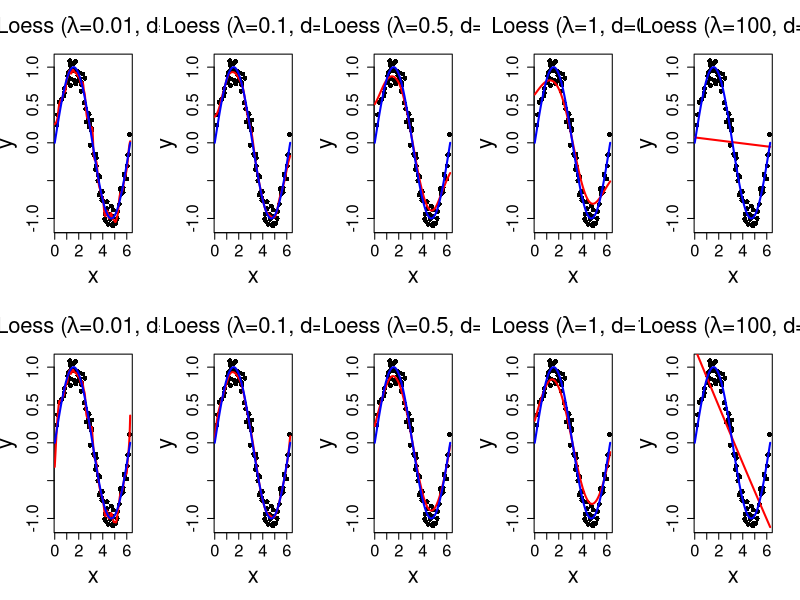

Write the R code that produced this figure.
###################################################################
######################  Assignment 3: Loess  ######################
###################################################################
#####  Doug Raffle
#####  Fall 2014
#####  STAT 745 - Data Mining 

#### Create functions for performing loess with and for d=0 and d=1
loess0<-function(x0,x,y,kern,lam){
  x=as.matrix(x)
  p=dim(x)[2]
  n=dim(x)[1]
  dis=rep(0,n)
  for(i in 1:p) dis <- (x0[i]-x[,i])^2 + dis
  sum(kern(dis, lam)*y)/sum(kern(dis, lam))
}

loess1<-function(x0,x,y,kern,lam){
  x=as.matrix(x)
  p=dim(x)[2]
  n=dim(x)[1]
  dis=rep(0,n)
  for(i in 1:p) dis= (x0[i]-x[,i])^2+dis
  k.lam <- kern(dis, lam)
  theta.0 <- ((sum(x^2 * k.lam)*sum(k.lam*y) - sum(x*k.lam)*sum(x*y*k.lam))/
             (sum(k.lam)*sum(x^2*k.lam) - (sum(x*k.lam))^2))
  theta.1 <- (sum(x*y*k.lam) - theta.0*sum(x*k.lam))/sum(x^2*k.lam)
  theta.0 + theta.1*x0
}

kern<-function(x,lam) exp(-x/lam)/lam

######
## sin(x) Regression Example
######
set.seed(100)
x=runif(100,0,2*pi)
y=sin(x)+rnorm(100,,0.1)

xgrid=seq(0,2*pi,length=500)
n=length(xgrid)
ygrid=vector(length=n)
k=15

run.loess <- function(d, lam){
    ifelse(d,
           ygrid <<- sapply(1:n, function(i) loess1(xgrid[i], x, y, kern, lam)),
           ygrid <<- sapply(1:n, function(i) loess0(xgrid[i], x, y, kern, lam)))

    plot(x,y,pch=16, main=bquote(paste("Loess (", lambda,"=", .(lam), ", d=", .(d), ")")))
    lines(xgrid,ygrid,col=c("red"), lwd=2)
    lines(xgrid,sin(xgrid),col=c("blue"), lwd=2)
}

png("loess.png", width=2400, height=960)
par(mfrow=c(2,5), cex.main=2, cex.axis=1.5, cex.lab=2)
lam.vec <- c(0.01, .1, .5, 1, 100)
for(lam in lam.vec) run.loess(0, lam)
for(lam in lam.vec) run.loess(1, lam)
dev.off()

